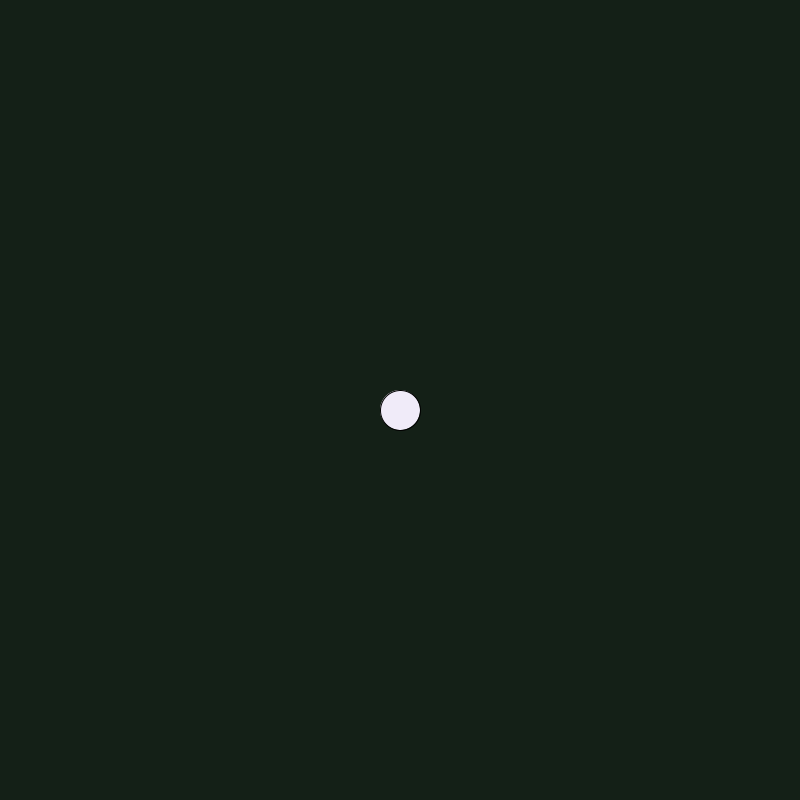
Frame 1 (no input)
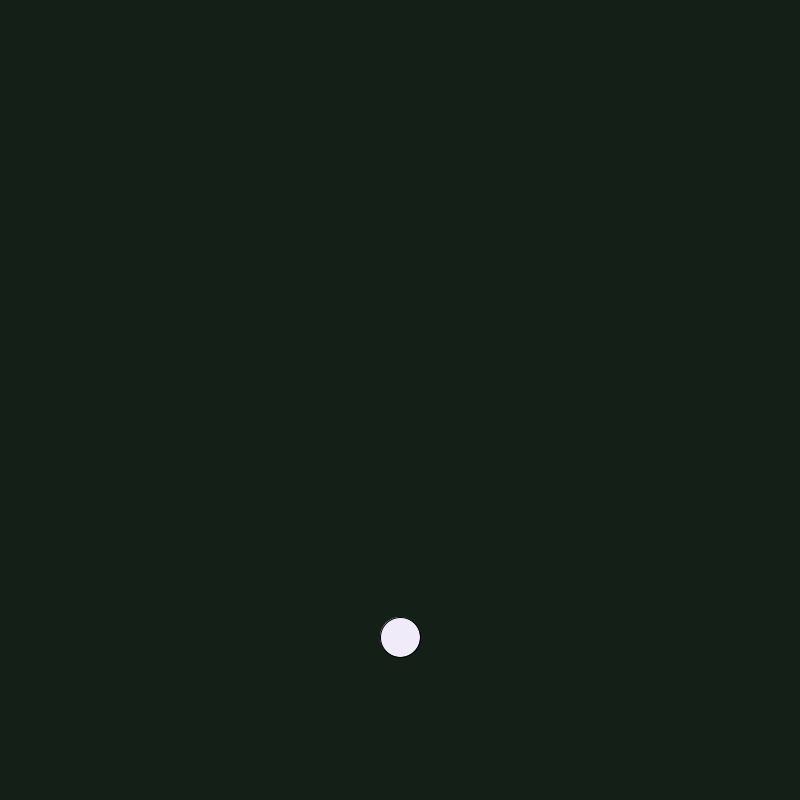
Frame 60 (the mouse pressed at the canvas centre just before this capture)
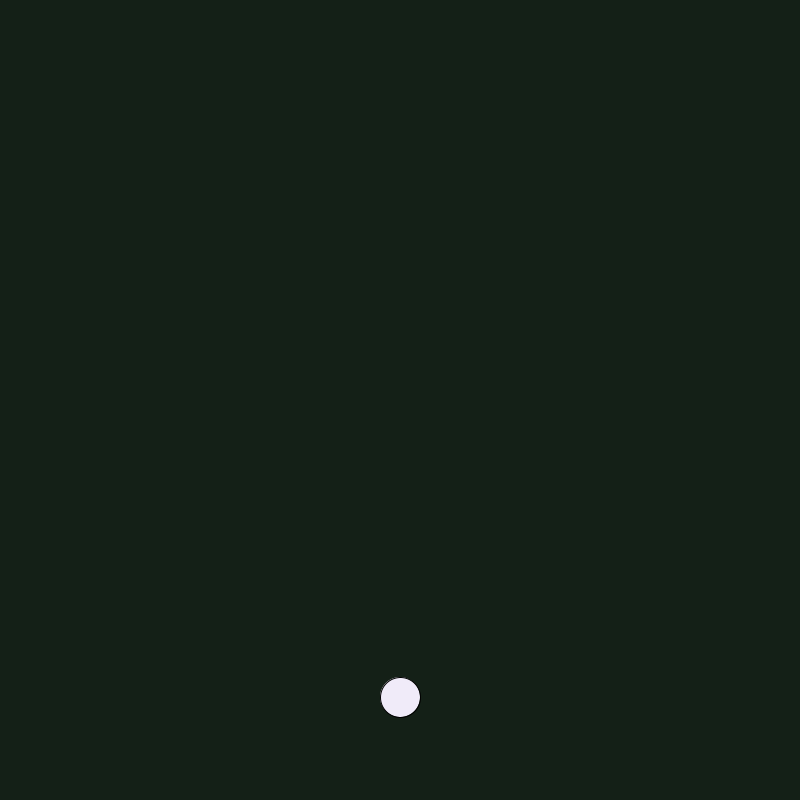
Frame 120 (the mouse held since frame 60 and released just before this capture)

The Processing sketch that drew these frames (run headless with seeded random() and noise(); from frame 60 on, the mouse is pressed at the canvas centre):

// Processing sketch: processing_104872
// ── processing_104872.pde

int x;
int y;
int speed;
float gravity;

void setup(){
  size(800,800);
  x = width/2;
  y = height/2;
  speed = 5;
  gravity = -1;
}
void draw(){
  background(20,32,23);
  fill(240,235,249);

  y+=speed;
  if(y > height || y < 0) {
    speed*=-0.9;
  }
  
  y+=speed;
  speed-=gravity;
    
  ellipse(x,y,40,40);
}
